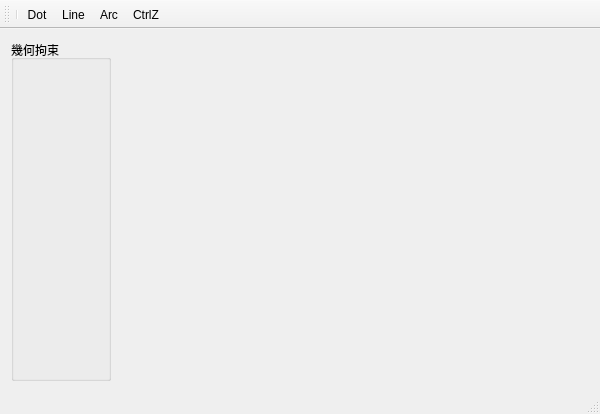
<?xml version="1.0" encoding="UTF-8"?>
<ui version="4.0">
 <class>MainWindow</class>
 <widget class="QMainWindow" name="MainWindow">
  <property name="geometry">
   <rect>
    <x>0</x>
    <y>0</y>
    <width>600</width>
    <height>414</height>
   </rect>
  </property>
  <property name="windowTitle">
   <string>MainWindow</string>
  </property>
  <widget class="QWidget" name="centralWidget">
   <layout class="QHBoxLayout" name="horizontalLayout">
    <item>
     <widget class="QGroupBox" name="groupBox">
      <property name="minimumSize">
       <size>
        <width>100</width>
        <height>0</height>
       </size>
      </property>
      <property name="maximumSize">
       <size>
        <width>100</width>
        <height>16777215</height>
       </size>
      </property>
      <property name="title">
       <string>幾何拘束</string>
      </property>
     </widget>
    </item>
    <item>
     <widget class="CadEditForm" name="CadEdit" native="true">
      <property name="minimumSize">
       <size>
        <width>0</width>
        <height>0</height>
       </size>
      </property>
     </widget>
    </item>
   </layout>
  </widget>
  <widget class="QMenuBar" name="menuBar">
   <property name="geometry">
    <rect>
     <x>0</x>
     <y>0</y>
     <width>600</width>
     <height>22</height>
    </rect>
   </property>
  </widget>
  <widget class="QToolBar" name="mainToolBar">
   <property name="iconSize">
    <size>
     <width>20</width>
     <height>20</height>
    </size>
   </property>
   <attribute name="toolBarArea">
    <enum>TopToolBarArea</enum>
   </attribute>
   <attribute name="toolBarBreak">
    <bool>false</bool>
   </attribute>
   <addaction name="separator"/>
   <addaction name="ToolDot"/>
   <addaction name="ToolLine"/>
   <addaction name="ToolArc"/>
   <addaction name="actionCtrlZ"/>
  </widget>
  <widget class="QStatusBar" name="statusBar"/>
  <action name="ToolDot">
   <property name="checkable">
    <bool>true</bool>
   </property>
   <property name="icon">
    <iconset resource="images.qrc">
     <normaloff>:/ToolImages/Dot.png</normaloff>:/ToolImages/Dot.png</iconset>
   </property>
   <property name="text">
    <string>Dot</string>
   </property>
  </action>
  <action name="ToolLine">
   <property name="checkable">
    <bool>true</bool>
   </property>
   <property name="icon">
    <iconset resource="images.qrc">
     <normaloff>:/ToolImages/Line.png</normaloff>:/ToolImages/Line.png</iconset>
   </property>
   <property name="text">
    <string>Line</string>
   </property>
  </action>
  <action name="ToolArc">
   <property name="checkable">
    <bool>true</bool>
   </property>
   <property name="icon">
    <iconset resource="images.qrc">
     <normaloff>:/ToolImages/Arc.png</normaloff>:/ToolImages/Arc.png</iconset>
   </property>
   <property name="text">
    <string>Arc</string>
   </property>
  </action>
  <action name="actionCtrlZ">
   <property name="text">
    <string>CtrlZ</string>
   </property>
   <property name="shortcut">
    <string>Ctrl+Z</string>
   </property>
  </action>
 </widget>
 <layoutdefault spacing="6" margin="11"/>
 <customwidgets>
  <customwidget>
   <class>CadEditForm</class>
   <extends>QWidget</extends>
   <header>CadEditForm.h</header>
   <container>1</container>
  </customwidget>
 </customwidgets>
 <resources>
  <include location="images.qrc"/>
 </resources>
 <connections/>
</ui>
